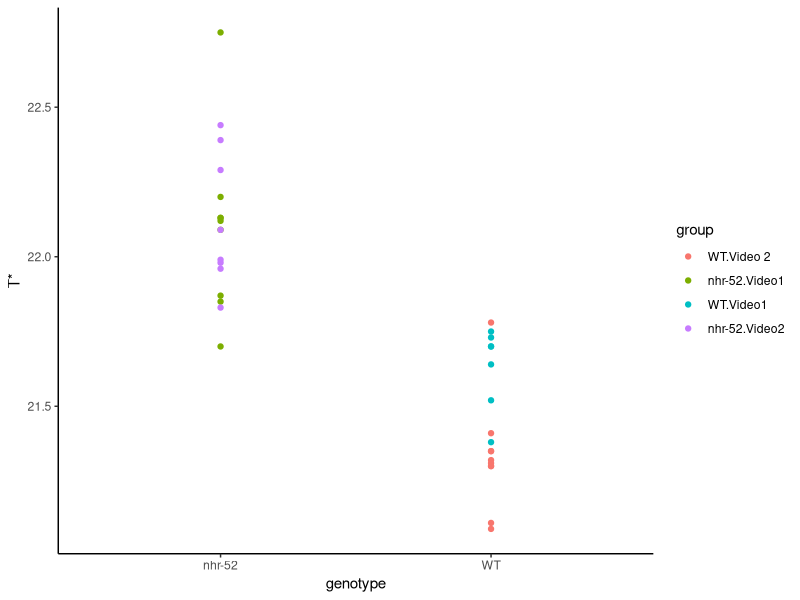
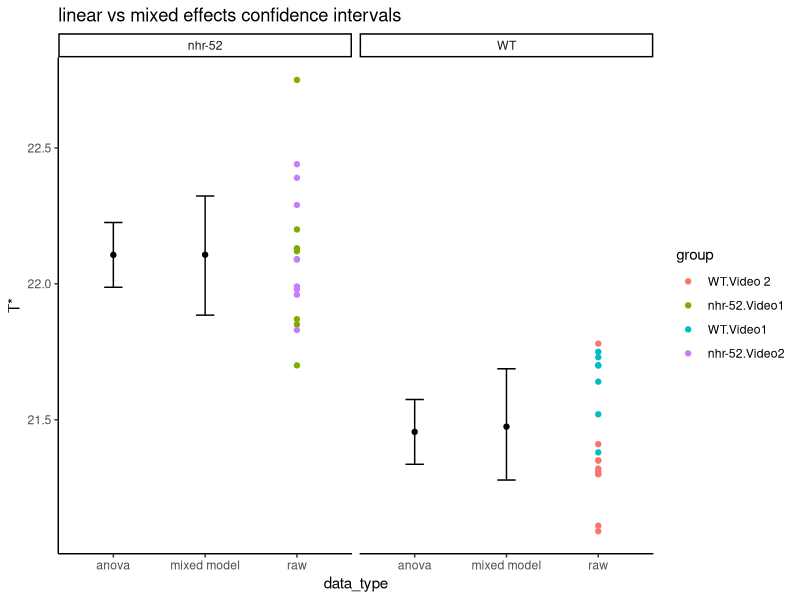

These charts were generated, in order, by the following R code:
## ---- chunk 1
knitr::opts_chunk$set(
  collapse = TRUE,
  comment = "#>",
  fig.path = "man/figures/README-",
  out.width = "100%"
)
library(tidyverse)
library(magrittr)
ggplot2::theme_set(theme_classic())
## ---- chunk 2

#read csv file in:
Tstar <- readr::read_csv("data/WTvsNHR52_Tstar.csv") %>% mutate(group = interaction(genotype, video)) 
Tstar %>%
  ggplot(aes(x = genotype, y = `T*`)) + geom_point(aes(colour = group))
## ---- chunk 3
Tstar %>% lm(data = ., `T*` ~ group) %>% 
  emmeans::emmeans("group") %>% 
  emmeans::contrast(method = "pairwise")
## ---- chunk 4
lm.anova <- Tstar %>% lm(data = ., 0 +`T*` ~ genotype) 
lm.anova %>% emmeans::emmeans("genotype") %>% 
  emmeans::contrast(method = "pairwise")

lm.group <- Tstar %>% lme4::lmer(data = ., `T*` ~ 0 + genotype + (1|group)) 
lm.group %>% emmeans::emmeans("genotype") %>% 
  emmeans::contrast(method = "pairwise")
  
predict.anova <- predict(lm.anova, 
                         newdata = tibble(genotype = c("nhr-52", "WT")), 
                         interval = "confidence")

confint.group <- confint(lm.group, method = "boot")
predict.group <- tibble(fit = predict(lm.group, 
                         newdata = tibble(genotype = c("nhr-52", "WT")),
                         re.form = NA))

intervals <- tibble(
  genotype = rep(c("nhr-52", "WT"), 2),
  data_type = rep(c("anova", "mixed model"), each = 2),
  `T*` = c(predict.anova[,'fit'], predict.group[[1]]),
  lwr  = c(predict.anova[,'lwr'], confint.group[3:4,1]),
  upr  = c(predict.anova[,'upr'], confint.group[3:4,2])
)

Tstar %>% mutate(data_type = "raw") %>%
  ggplot(aes(x = data_type, y = `T*`)) +
  geom_point(aes(colour = group)) +
  geom_point(data = intervals) +
  geom_errorbar(data = intervals, aes(ymin = lwr, ymax = upr), width = 0.2) +
  facet_grid(~genotype) +
  labs(title = "linear vs mixed effects confidence intervals")
